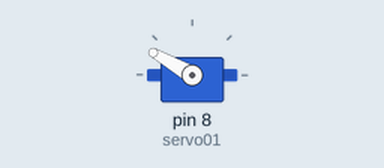
Simulated run of this sketch. Board: Arduino Uno, built with avr-gcc and run on an emulated ATmega328P. Parts: servo.

Above: at 0.1 s.
At 15.1 s:
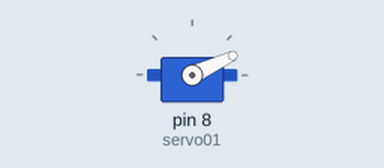
Timing chart, 0 to 16.6 s (numbered marks = the images above):
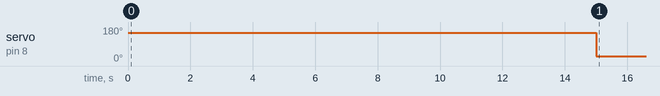

The sketch:

servo-standard.ino
```cpp
 #include <Servo.h> //Die Servobibliothek wird aufgerufen. Sie wird benötigt, damit die Ansteuerung des Servos vereinfacht wird.


Servo servo01; //Erstellt für das Programm ein Servo mit dem Namen „servo01“
bool move;


void setup()

{

servo01.attach(8); //Das Setup enthält die Information, dass das Servo an der Steuerleitung (gelb) mit Pin 8 verbunden wird. Hier ist natürlich auch ein anderer Pin möglich.
move = true;
Serial.begin(9600);

}


void loop()

{ //Im „loop“ wird über den write-Befehl „servoblau.write(Grad)“ das Servo angesteuert. Zwischen den einzelnen Positionen gibt es eine Pause, damit das Servo genug Zeit hat, die gewünschten Positionen zu erreichen.


  if (move == true)
    {
      servo01.write(150); //Position 1 ansteuern mit dem Winkel 0°

      delay(15000); //Das Programm stoppt für 15 Sekunden

      servo01.write(25); //Position 2 ansteuern mit dem Winkel 90°

      delay(120000); //Das Programm stoppt für 2 Minuten

      servo01.write(150); //Position 1 ansteuern mit dem Winkel 0°
      move = false;

    }

}
```

Measured:
- by itself, servo on pin 8 (servo01): 150° → 25° at 15.0 s
